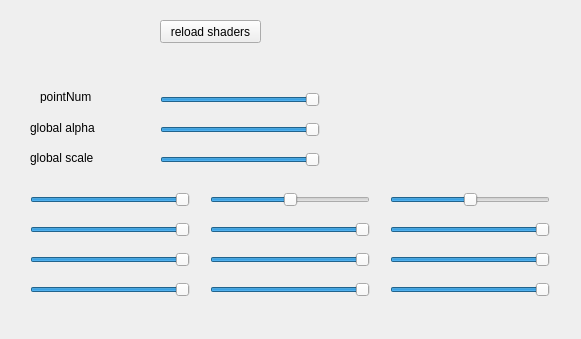
<?xml version="1.0" encoding="UTF-8"?>
<ui version="4.0">
 <class>Form</class>
 <widget class="QWidget" name="Form">
  <property name="geometry">
   <rect>
    <x>0</x>
    <y>0</y>
    <width>581</width>
    <height>339</height>
   </rect>
  </property>
  <property name="windowTitle">
   <string>Form</string>
  </property>
  <widget class="QPushButton" name="reload">
   <property name="geometry">
    <rect>
     <x>160</x>
     <y>20</y>
     <width>101</width>
     <height>23</height>
    </rect>
   </property>
   <property name="text">
    <string>reload shaders</string>
   </property>
  </widget>
  <widget class="QLabel" name="label">
   <property name="geometry">
    <rect>
     <x>40</x>
     <y>90</y>
     <width>56</width>
     <height>13</height>
    </rect>
   </property>
   <property name="text">
    <string>pointNum</string>
   </property>
  </widget>
  <widget class="QSlider" name="pointNum">
   <property name="geometry">
    <rect>
     <x>160</x>
     <y>90</y>
     <width>160</width>
     <height>19</height>
    </rect>
   </property>
   <property name="maximum">
    <number>1000</number>
   </property>
   <property name="value">
    <number>1000</number>
   </property>
   <property name="orientation">
    <enum>Qt::Horizontal</enum>
   </property>
  </widget>
  <widget class="QLabel" name="label_2">
   <property name="geometry">
    <rect>
     <x>30</x>
     <y>120</y>
     <width>71</width>
     <height>16</height>
    </rect>
   </property>
   <property name="text">
    <string>global alpha</string>
   </property>
  </widget>
  <widget class="QSlider" name="globalAlpha">
   <property name="geometry">
    <rect>
     <x>160</x>
     <y>120</y>
     <width>160</width>
     <height>19</height>
    </rect>
   </property>
   <property name="maximum">
    <number>1000</number>
   </property>
   <property name="value">
    <number>1000</number>
   </property>
   <property name="orientation">
    <enum>Qt::Horizontal</enum>
   </property>
  </widget>
  <widget class="QSlider" name="probability_0">
   <property name="geometry">
    <rect>
     <x>30</x>
     <y>190</y>
     <width>160</width>
     <height>19</height>
    </rect>
   </property>
   <property name="maximum">
    <number>1000</number>
   </property>
   <property name="value">
    <number>1000</number>
   </property>
   <property name="orientation">
    <enum>Qt::Horizontal</enum>
   </property>
  </widget>
  <widget class="QSlider" name="alpha_0">
   <property name="geometry">
    <rect>
     <x>210</x>
     <y>190</y>
     <width>160</width>
     <height>19</height>
    </rect>
   </property>
   <property name="maximum">
    <number>1000</number>
   </property>
   <property name="value">
    <number>500</number>
   </property>
   <property name="sliderPosition">
    <number>500</number>
   </property>
   <property name="orientation">
    <enum>Qt::Horizontal</enum>
   </property>
  </widget>
  <widget class="QSlider" name="probability_1">
   <property name="geometry">
    <rect>
     <x>30</x>
     <y>220</y>
     <width>160</width>
     <height>19</height>
    </rect>
   </property>
   <property name="maximum">
    <number>1000</number>
   </property>
   <property name="value">
    <number>1000</number>
   </property>
   <property name="orientation">
    <enum>Qt::Horizontal</enum>
   </property>
  </widget>
  <widget class="QSlider" name="alpha_1">
   <property name="geometry">
    <rect>
     <x>210</x>
     <y>220</y>
     <width>160</width>
     <height>19</height>
    </rect>
   </property>
   <property name="maximum">
    <number>1000</number>
   </property>
   <property name="value">
    <number>1000</number>
   </property>
   <property name="orientation">
    <enum>Qt::Horizontal</enum>
   </property>
  </widget>
  <widget class="QSlider" name="probability_2">
   <property name="geometry">
    <rect>
     <x>30</x>
     <y>250</y>
     <width>160</width>
     <height>19</height>
    </rect>
   </property>
   <property name="maximum">
    <number>1000</number>
   </property>
   <property name="value">
    <number>1000</number>
   </property>
   <property name="orientation">
    <enum>Qt::Horizontal</enum>
   </property>
  </widget>
  <widget class="QSlider" name="probability_3">
   <property name="geometry">
    <rect>
     <x>30</x>
     <y>280</y>
     <width>160</width>
     <height>19</height>
    </rect>
   </property>
   <property name="maximum">
    <number>1000</number>
   </property>
   <property name="value">
    <number>1000</number>
   </property>
   <property name="orientation">
    <enum>Qt::Horizontal</enum>
   </property>
  </widget>
  <widget class="QSlider" name="alpha_2">
   <property name="geometry">
    <rect>
     <x>210</x>
     <y>250</y>
     <width>160</width>
     <height>19</height>
    </rect>
   </property>
   <property name="maximum">
    <number>1000</number>
   </property>
   <property name="value">
    <number>1000</number>
   </property>
   <property name="orientation">
    <enum>Qt::Horizontal</enum>
   </property>
  </widget>
  <widget class="QSlider" name="alpha_3">
   <property name="geometry">
    <rect>
     <x>210</x>
     <y>280</y>
     <width>160</width>
     <height>19</height>
    </rect>
   </property>
   <property name="maximum">
    <number>1000</number>
   </property>
   <property name="value">
    <number>1000</number>
   </property>
   <property name="orientation">
    <enum>Qt::Horizontal</enum>
   </property>
  </widget>
  <widget class="QLabel" name="label_3">
   <property name="geometry">
    <rect>
     <x>30</x>
     <y>150</y>
     <width>71</width>
     <height>16</height>
    </rect>
   </property>
   <property name="text">
    <string>global scale</string>
   </property>
  </widget>
  <widget class="QSlider" name="globalScale">
   <property name="geometry">
    <rect>
     <x>160</x>
     <y>150</y>
     <width>160</width>
     <height>19</height>
    </rect>
   </property>
   <property name="maximum">
    <number>1000</number>
   </property>
   <property name="value">
    <number>1000</number>
   </property>
   <property name="orientation">
    <enum>Qt::Horizontal</enum>
   </property>
  </widget>
  <widget class="QSlider" name="scale_0">
   <property name="geometry">
    <rect>
     <x>390</x>
     <y>190</y>
     <width>160</width>
     <height>19</height>
    </rect>
   </property>
   <property name="maximum">
    <number>1000</number>
   </property>
   <property name="value">
    <number>500</number>
   </property>
   <property name="orientation">
    <enum>Qt::Horizontal</enum>
   </property>
  </widget>
  <widget class="QSlider" name="scale_1">
   <property name="geometry">
    <rect>
     <x>390</x>
     <y>220</y>
     <width>160</width>
     <height>19</height>
    </rect>
   </property>
   <property name="maximum">
    <number>1000</number>
   </property>
   <property name="value">
    <number>1000</number>
   </property>
   <property name="orientation">
    <enum>Qt::Horizontal</enum>
   </property>
  </widget>
  <widget class="QSlider" name="scale_2">
   <property name="geometry">
    <rect>
     <x>390</x>
     <y>250</y>
     <width>160</width>
     <height>19</height>
    </rect>
   </property>
   <property name="maximum">
    <number>1000</number>
   </property>
   <property name="value">
    <number>1000</number>
   </property>
   <property name="orientation">
    <enum>Qt::Horizontal</enum>
   </property>
  </widget>
  <widget class="QSlider" name="scale_3">
   <property name="geometry">
    <rect>
     <x>390</x>
     <y>280</y>
     <width>160</width>
     <height>19</height>
    </rect>
   </property>
   <property name="maximum">
    <number>1000</number>
   </property>
   <property name="value">
    <number>1000</number>
   </property>
   <property name="orientation">
    <enum>Qt::Horizontal</enum>
   </property>
  </widget>
 </widget>
 <resources/>
 <connections/>
</ui>
